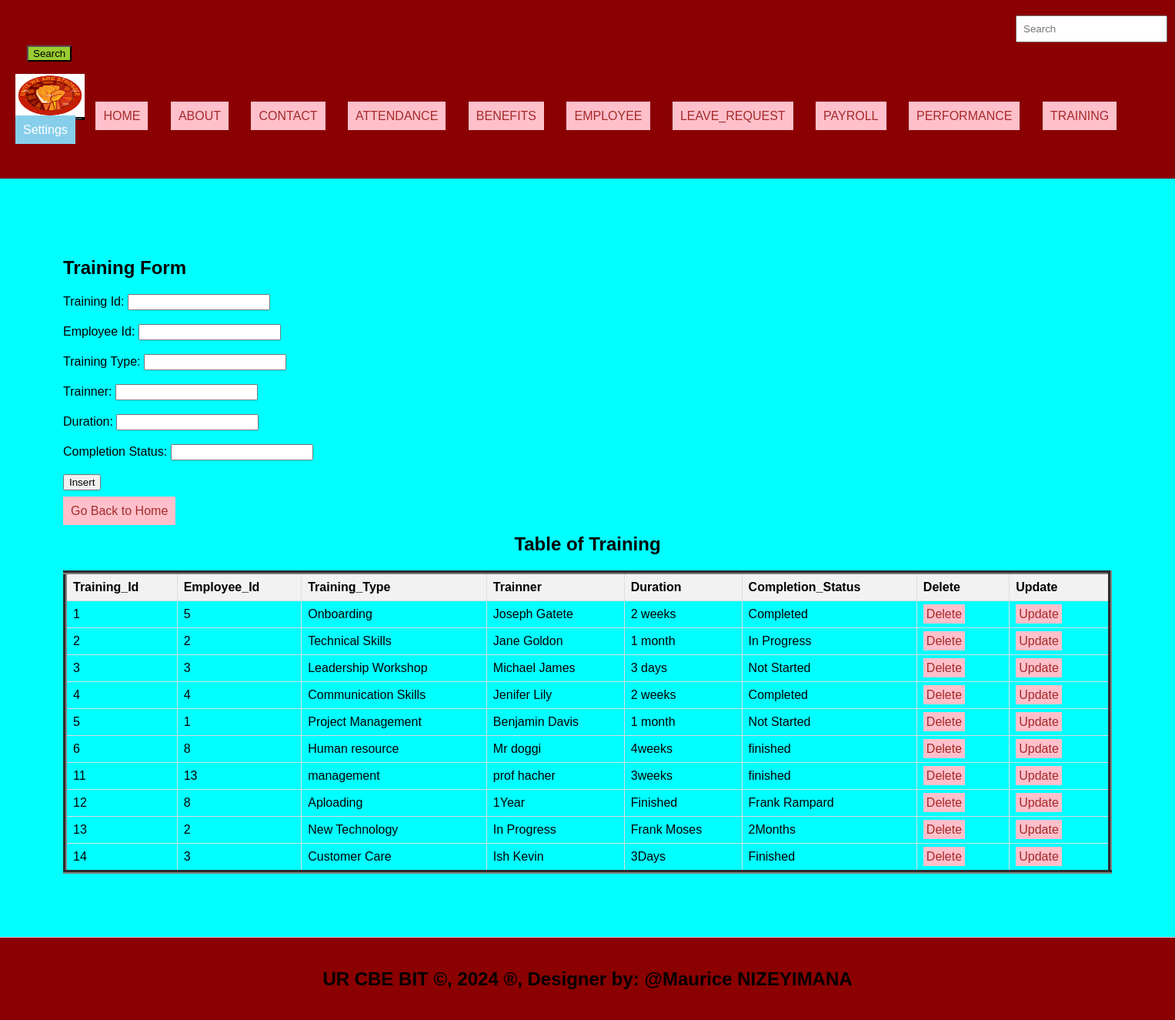
The app's page /NIZEYIMANA_Maurice_222012402_GrpB_CAT/training.php with its own data.
### tables this page shows
CREATE TABLE `training` (
  `Training_Id` int(11) NOT NULL,
  `Employee_Id` int(11) DEFAULT NULL,
  `Training_Type` varchar(300) DEFAULT NULL,
  `Trainner` varchar(85) DEFAULT NULL,
  `Duration` varchar(30) DEFAULT NULL,
  `Completion_Status` varchar(80) DEFAULT NULL
);

### NIZEYIMANA_Maurice_222012402_GrpB_CAT/training.php (the view, shortened to what this page needs)
<!DOCTYPE html>
<html lang="en">
<head>
  <link rel="stylesheet" type="text/css" href="style.css" title="style 1" media="screen, tv, projection, handheld, print"/>
<header>
</head>
<body bgcolor="Cyan">
  <form class="d-flex" role="search" action="search.php">
    <input class="form-control me-2" type="search" placeholder="Search" aria-label="Search" name="query">
    <button class="btn btn-outline-success search-button" type="submit">Search</button>
</form>
  <ul style="list-style-type: none; padding: 0;">
    <li style="display: inline; margin-right: 10px;">
    <img src="./Image/Worker_logo.jpg" width="90" height="60" alt="Logo">
  </li>
    <li style="display: inline; margin-right: 10px;"><a href="./home.html">HOME</a>
  </li>
    <li style="display: inline; margin-right: 10px;"><a href="./about.html">ABOUT</a>
  </li>
    <li style="display: inline; margin-right: 10px;"><a href="./contact.html">CONTACT</a>
  </li>
    <li style="display: inline; margin-right: 10px;"><a href="./attendance.php">ATTENDANCE</a>
  </li>
    <li style="display: inline; margin-right: 10px;"><a href="./benefits.php">BENEFITS</a>
  </li>
    <li style="display: inline; margin-right: 10px;"><a href="./employee.php">EMPLOYEE</a>
  </li>
    <li style="display: inline; margin-right: 10px;"><a href="./leave_request.php">LEAVE_REQUEST</a>
  </li>
    <li style="display: inline; margin-right: 10px;"><a href="./payroll.php">PAYROLL</a>
  </li>
    <li style="display: inline; margin-right: 10px;"><a href="./Performance.php">PERFORMANCE</a>
  </li>
    <li style="display: inline; margin-right: 10px;"><a href="./training.php">TRAINING</a>
  </li>
    <li class="dropdown" style="display: inline; margin-right: 10px;">
      <a href="#" style="padding: 10px; color: white; background-color: skyblue; text-decoration: none; margin-right: 15px;">Settings</a>
    </li><br><br>
  </ul>
<section>
		<h1>Training Form</h1>
<form method="post" onsubmit="return confirmInsert();">
<label for="trainid">Training Id:</label>
<input type="number" id="trainid" name="trainid"><br><br>
<label for="empid">Employee Id:</label>
<input type="number" id="empid" name="empid" required><br><br>
<label for="traint">Training Type:</label>
<input type="text" id="traint" name="traint" required><br><br>
<label for="trainner">Trainner:</label>
<input type="text" id="trainner" name="trainner" required><br><br>
<label for="duration">Duration:</label>
<input type="text" id="duration" name="duration" required><br><br>
<label for="comps">Completion Status:</label>
<input type="text" id="comps" name="comps" required><br><br>
<input type="submit" name="add" value="Insert"><br><br>
<a href="./home.html">Go Back to Home</a>
</form>
<!DOCTYPE html>
<html>
<head>
</head>
<body>
    <center><h2>Table of Training</h2></center>
    <table border="5">
        <tr>
            <th>Training_Id</th>
            <th>Employee_Id</th>
            <th>Training_Type</th>
            <th>Trainner</th>
            <th>Duration</th>
            <th>Completion_Status</th>
            <th>Delete</th>
            <th>Update</th>
        </tr>
        <?php
        include('db_connection.php');
        $sql = "SELECT * FROM Training";
        $result = $connection->query($sql);
        if ($result->num_rows > 0) {
            while ($row = $result->fetch_assoc()) {
                $trainid = $row['Training_Id'];
                echo "<tr>
                    <td>" . $row['Training_Id'] . "</td>
                    <td>" . $row['Employee_Id'] . "</td>
                    <td>" . $row['Training_Type'] . "</td>
                    <td>" . $row['Trainner'] . "</td>
                    <td>" . $row['Duration'] . "</td>
                    <td>" . $row['Completion_Status'] . "</td>
                    <td><a style='padding:4px' href='delete_training.php?Training_Id=$trainid'>Delete</a></td>
                    <td><a style='padding:4px' href='update_training.php?Training_Id=$trainid'>Update</a></td>
                </tr>";
            }
        } else {
            echo "<tr><td colspan='6'>No data found</td></tr>";
        }
        ?>
    </table>
</body>
</section>
    <footer>
    <center>
      <b><h2>UR CBE BIT &copy, 2024 &reg, Designer by: @Maurice NIZEYIMANA</h2></b>
  </footer>
</body>
</html>

### NIZEYIMANA_Maurice_222012402_GrpB_CAT/style.css (style rules this page uses)
body { font-family: Arial, sans-serif; margin: 0; padding: 0; }
header { background-color: darkmagenta; padding: 20px; }
.dropdown { position: relative; display: inline; margin-right: 10px; }
section { padding:82px; border-bottom: 1px solid #ddd; }
footer { text-align: center; padding: 20px; background-color:darkmagenta; }

### NIZEYIMANA_Maurice_222012402_GrpB_CAT/training.php (style rules this page uses)
a { padding: 10px; color: white; background-color: pink; text-decoration: none; margin-right: 15px; }
a:link { color: brown; }
button.btn { margin-left: 15px; margin-top: 4px; }
input.form-control { margin-left: 1300px; padding: 8px; }
section { padding:10px; }
header { background-color:darkred; padding: 20px; }
section { padding:82px; border-bottom: 1px solid #ddd; }
footer { text-align: center; padding: 20px; background-color:darkred; }
.search-button { background-color: yellowgreen; }
table { width: 100%; border-collapse: collapse; }
th, td { border: 1px solid #ddd; padding: 8px; text-align: left; }
th { background-color: #f2f2f2; }

### records on screen
training: Training_Id "1", Employee_Id "5", Training_Type "Onboarding", Trainner "Joseph Gatete", Duration "2 weeks", Completion_Status "Completed"
training: Training_Id "2", Employee_Id "2", Training_Type "Technical Skills", Trainner "Jane Goldon", Duration "1 month", Completion_Status "In Progress"
training: Training_Id "3", Employee_Id "3", Training_Type "Leadership Workshop", Trainner "Michael James", Duration "3 days", Completion_Status "Not Started"
training: Training_Id "4", Employee_Id "4", Training_Type "Communication Skills", Trainner "Jenifer Lily", Duration "2 weeks", Completion_Status "Completed"
training: Training_Id "5", Employee_Id "1", Training_Type "Project Management", Trainner "Benjamin Davis", Duration "1 month", Completion_Status "Not Started"
training: Training_Id "6", Employee_Id "8", Training_Type "Human resource", Trainner "Mr doggi", Duration "4weeks", Completion_Status "finished"
training: Training_Id "11", Employee_Id "13", Training_Type "management", Trainner "prof hacher", Duration "3weeks", Completion_Status "finished"
training: Training_Id "12", Employee_Id "8", Training_Type "Aploading", Trainner "1Year", Duration "Finished", Completion_Status "Frank Rampard"
training: Training_Id "13", Employee_Id "2", Training_Type "New Technology", Trainner "In Progress", Duration "Frank Moses", Completion_Status "2Months"
training: Training_Id "14", Employee_Id "3", Training_Type "Customer Care", Trainner "Ish Kevin", Duration "3Days", Completion_Status "Finished"
